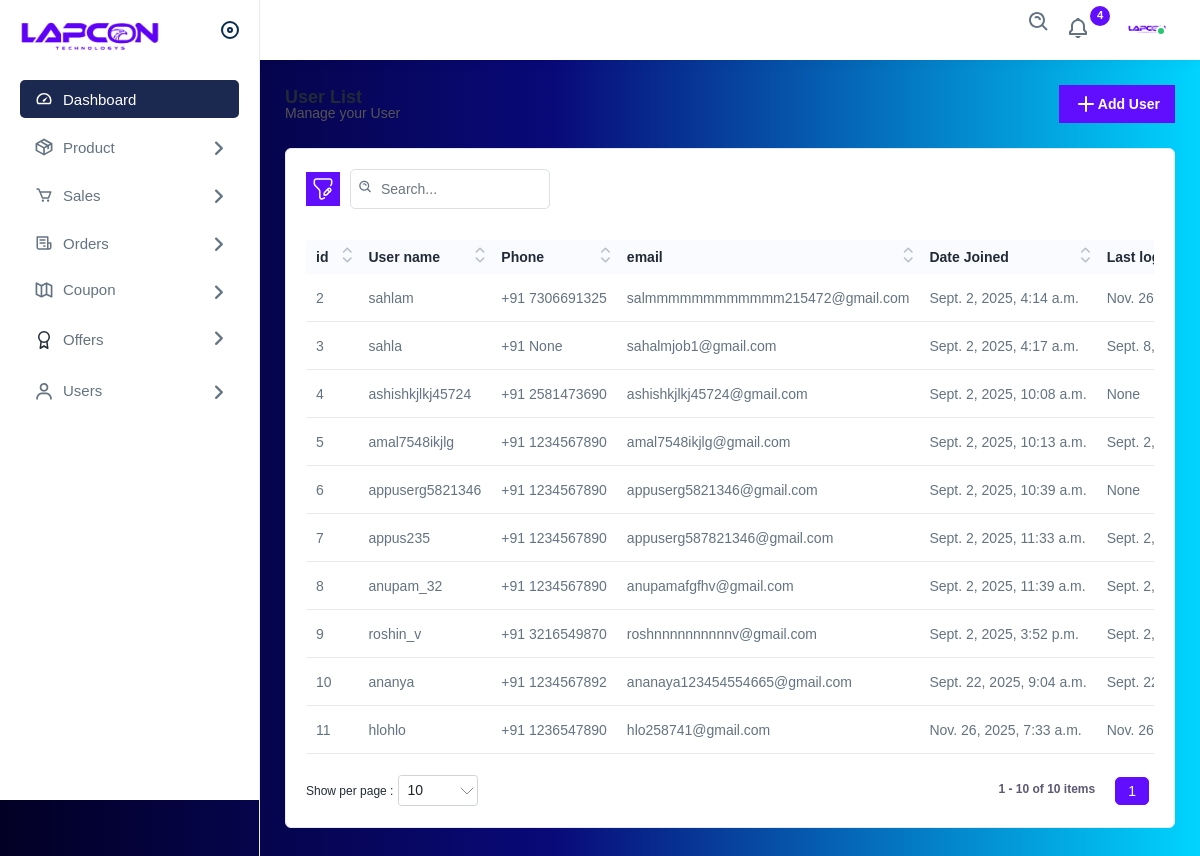
/admin_panel/view_users (signed in), run on an earlier commit of the app's database.
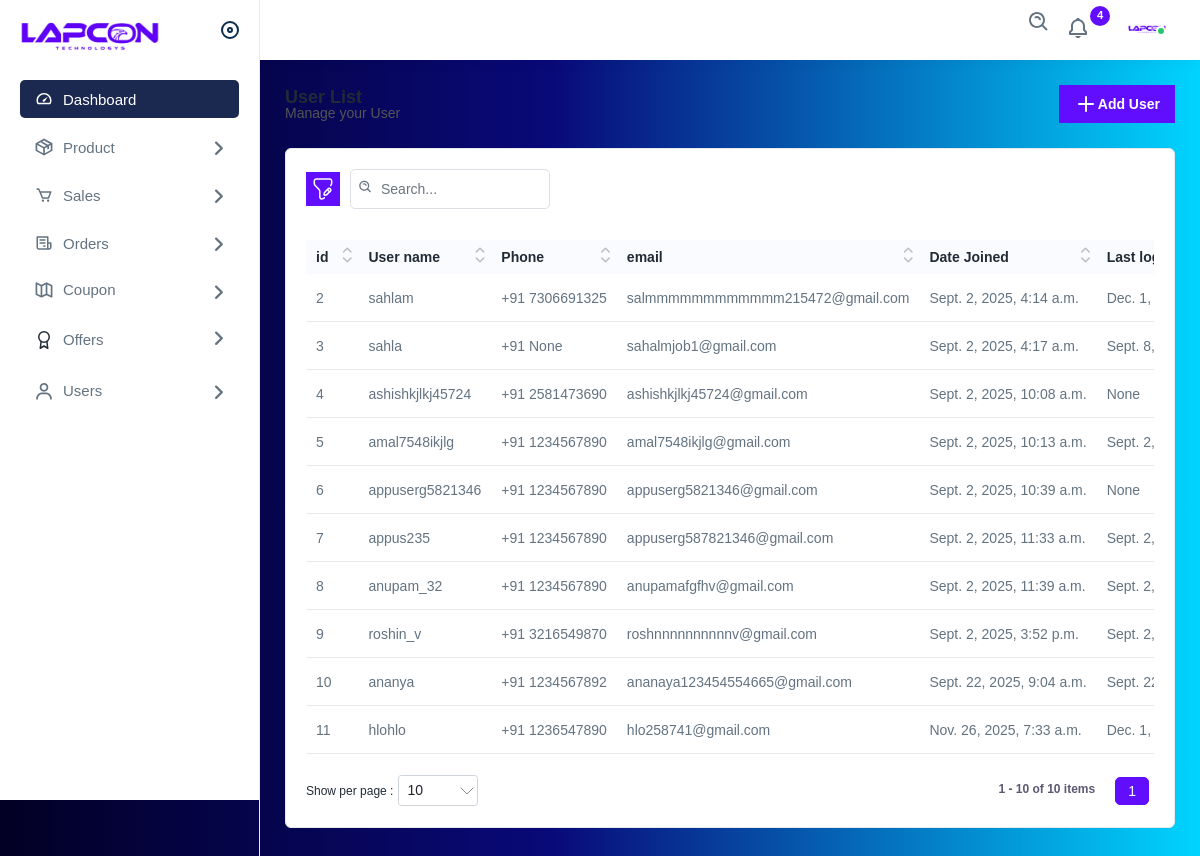
And on a later commit of the database.
### Users/models.py (models this page shows)
class Custom_User(AbstractUser):
    phone=models.CharField(null=True, max_length=20)
    email=models.EmailField(max_length=50,unique=True)
    profile_pic = models.ImageField(upload_to='profile_pic/%Y/%m/%d/', blank=True, null=True, default='profile_pic/default.jpg')

### admin_panel/views.py (the view)
# urls.py: path('admin_panel/view_users', views.view_users, name='view_users'),
@never_cache
@login_required(login_url='admin_signin')
@user_passes_test(is_staff, login_url='/')
def view_users(request):
    if request.session.session_key:
        user_id = request.session.get("_auth_user_id")
        user = User.objects.get(pk=user_id)
    users = User.objects.all().filter(is_staff=False)
    return render(request, 'admin/users.html',{'users':users, 'admin':user})

### admin_panel/views.py (called while the page is built)
def is_staff(user):
    return user.is_staff

### templates/admin/users.html (shortened to what this page needs)
{% extends 'admin/layout.html' %}
{% load static %}
{% block content %}
<div class="page-wrapper">
    <div class="content">
        <div class="page-header">
            <div class="page-title">
                <h4>User List</h4>
                <h6>Manage your User</h6>
            </div>
            <div class="page-btn">
                <a href="{% url 'add_user'%}" class="btn btn-added"><img src="{% static 'img_admin/icons/plus.svg' %}" alt="img">Add User</a>
            </div>
        </div>
        <div class="card">
            <div class="card-body">
                <div class="table-top">
                    <div class="search-set">
                        <div class="search-path">
                            <a class="btn btn-filter" id="filter_search">
                                <img src="{% static 'img_admin/icons/filter.svg' %}" alt="img">
                            </a>
                        </div>
                        <div class="search-input">
                            <a class="btn btn-searchset"><img src="{% static 'img_admin/icons/search-white.svg' %}" alt="img"></a>
                        </div>
                    </div>
                </div>
                <div class="table-responsive">
                    <table class="table  datanew">
                        <thead>
                            <tr>
                                <th>id</th>
                                <th>User name </th>
                                <th>Phone</th>
                                <th>email</th>
                                <th>Date Joined</th>
                                <th>Last logined</th>
                            </tr>
                        </thead>
                        <tbody>
                            {% for user in users %}
                                <tr>
                                    <td>{{user.id}}</td>
                                    <td>{{user.username}}</td>
                                    <td>+91 {{user.phone}} </td>
                                    <td>{{user.email}}</td>
                                    <td>{{user.date_joined}}</td>
                                    <td>{{user.last_login}}</td>
                                </tr>
                            {% endfor %}
                        </tbody>
                    </table>
                </div>
            </div>
        </div>
    </div>
</div>
{% endblock %}

What changed in the data, as far as the page shows it:
changed Custom_User "sahlam": last_login "Nov.…" → "Dec. 1,…"
changed Custom_User "hlohlo": last_login "Nov.…" → "Dec. 1,…"
